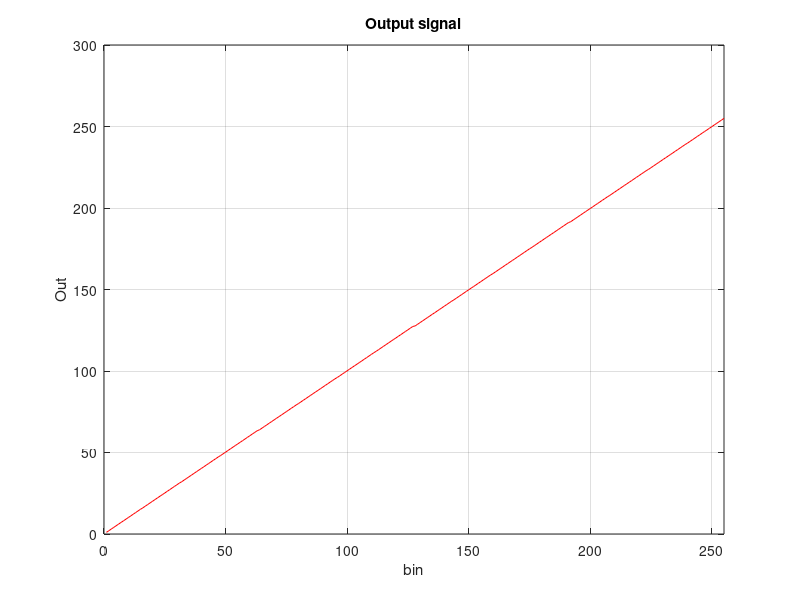
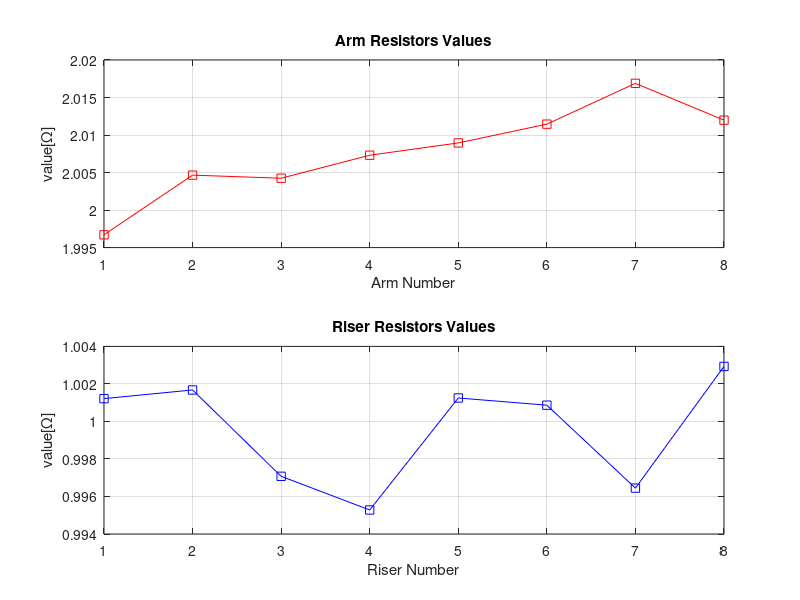
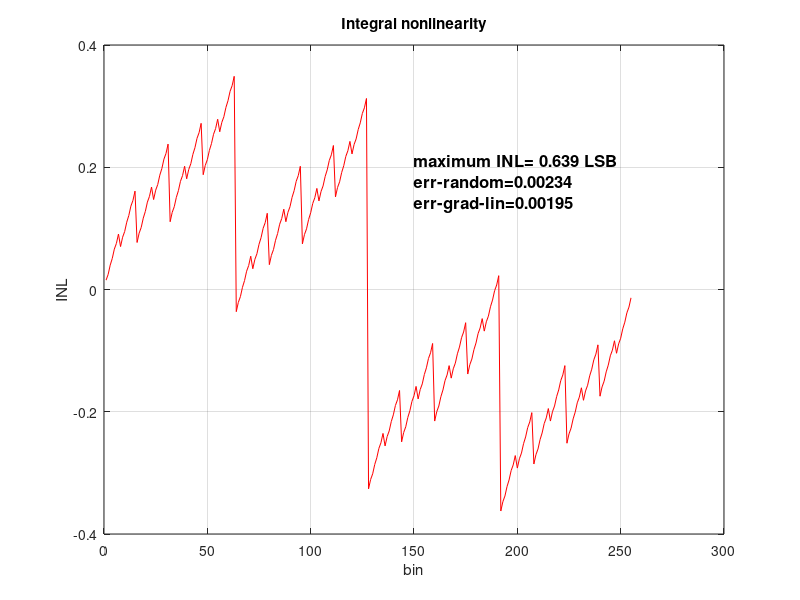

MATLAB code for these plots, in order:
echo on;
%%%%%%%%%%%%%%%%%%%%%%%%%%%%%%%%%%%%%%%%%%%%%%%%%%%%%%%%%%%%%%%%%%%%%%%%%%%
%                              Example 3.3                                %
%%%%%%%%%%%%%%%%%%%%%%%%%%%%%%%%%%%%%%%%%%%%%%%%%%%%%%%%%%%%%%%%%%%%%%%%%%%
%                                                                         %
%                      R-2R Ladder Voltage-mode                           %
%                                                                         %
%%%%%%%%%%%%%%%%%%%%%%%%%%%%%%%%%%%%%%%%%%%%%%%%%%%%%%%%%%%%%%%%%%%%%%%%%%%
echo off;

clear all;
n=8;                                    % 8-bit DAC
errandom=0.6/2^n;
errorgradlad=0.5/2^n;
grad=[1:n];
Vref=256;

%-------------------------------------------------------------------------%
%                                                                         %
%                   Resistances with linear gradient                      %
%                                                                         %
%-------------------------------------------------------------------------%

Ra=2*ones(1,n)+errandom*random('normal',0,1,1,n)+(grad-1)*errorgradlad
Rr=ones(1,n)+errandom*random('normal',0,1,1,n)
Rt=2;

%-------------------------------------------------------------------------%
%                                                                         %
%                Resistances at the left side of node i                   %
%                                                                         %
%-------------------------------------------------------------------------%

RL=ones(1,n);
RL(1)=Rt;
for i=2:n,
    rpar=Ra(i-1)*RL(i-1)/(Ra(i-1)+RL(i-1));
    RL(i)=rpar+Rr(i-1);
end
RL
%-------------------------------------------------------------------------%
%                                                                         %
%                Resistances at the right side of node i                  %
%                                                                         %
%-------------------------------------------------------------------------%

RR=ones(1,n);
RR(n-1)=Rr(n-1)+Ra(n);
for i=2:n-1,
    k=n-i;
    rpar=RR(k+1)*Ra(k+1)/(RR(k+1)+Ra(k+1));
    RR(k)=rpar+Rr(k);
end
RR(n)=inf;
RR
%-------------------------------------------------------------------------%
%                                                                         %
%       Voltage on the node i due to just the bit i set equal to 1        %
%       and current flowing in the right direction                        %
%                                                                         %
%-------------------------------------------------------------------------%

for i=1:n,
    Rpar=RR(i)*RL(i)/(RR(i)+RL(i));
    if i==n
        Rpar=RL(n);
    end
    Vnode(i)=Vref*Rpar/(Rpar+Ra(i));
    Iright(i)=Vnode(i)/RR(i);
end

%-------------------------------------------------------------------------%
%                                                                         %
%           Output voltage generated by the i-th bit set equal to 1       %
%                                                                         %
%-------------------------------------------------------------------------%

for k=1:n-1;
    IR=Iright(k);
for i=1:n-1,
    if i<=k
        IR=IR;
    else
        IR=IR*Ra(i)/(Ra(i)+RR(i));
    end
    Vout(k)=IR*Ra(n);
end
end
Vout(n)= Vnode(n)

%-------------------------------------------------------------------------%
%                                                                         %
%             Output voltage for a given decimal input xin                %
%                                                                         %
%-------------------------------------------------------------------------%

for k=1:2^n-1;
    xin=k;                          %ramp at the input
    xbin=dec2bin(xin,n);
VD=0;
for i=1:n,
    VD=VD+bin2dec(xbin(n+1-i))*Vout(i);
end
VDAC(k)=VD;                         %output voltage
Vid(k)=xin/2^n*Vref;                %ideal response
err(k)=(VDAC(k)-Vid(k))/Vref*2^n;   % INL
end

%--------------------------------Graphics---------------------------------%
%                                                                         %
%     figure(1) --> Output Voltage                                        %
%     figure(2) --> Figure 3.19 page 101                                  %
%     figure(3) --> Figure 3.20 page 101                                  %
%                                                                         %
%-------------------------------------------------------------------------%

figure(1);
clf;
plot(VDAC,'r');
grid on;
title('Output signal')
xlabel('bin')
ylabel('Out')
xlim([0 2^n-1]);

figure(2);
clf;
subplot(2,1,1);
plot(grad,Ra,'rs-');
xlabel('Arm Number');
ylabel('value[\Omega]');
title('Arm Resistors Values');
grid on;
subplot(2,1,2);
plot(grad,Rr,'bs-');
xlabel('Riser Number');
ylabel('value[\Omega]');
title('Riser Resistors Values');
grid on;

figure(3);
clf;
plot(err,'r');
grid on;
title('Integral nonlinearity')
b=zeros(1,length(err));
for i=2:1:length(err)
    b(i-1)=abs(err(i)-err(i-1));
end
xlabel('bin')
ylabel('INL')
text(150,max(err)/2,sprintf(...
    '\\bfmaximum INL= %3.3f LSB\nerr-random=%3.5f\nerr-grad-lin=%3.5f',...
    max(b),errandom,errorgradlad),'Fontsize',12);

   
